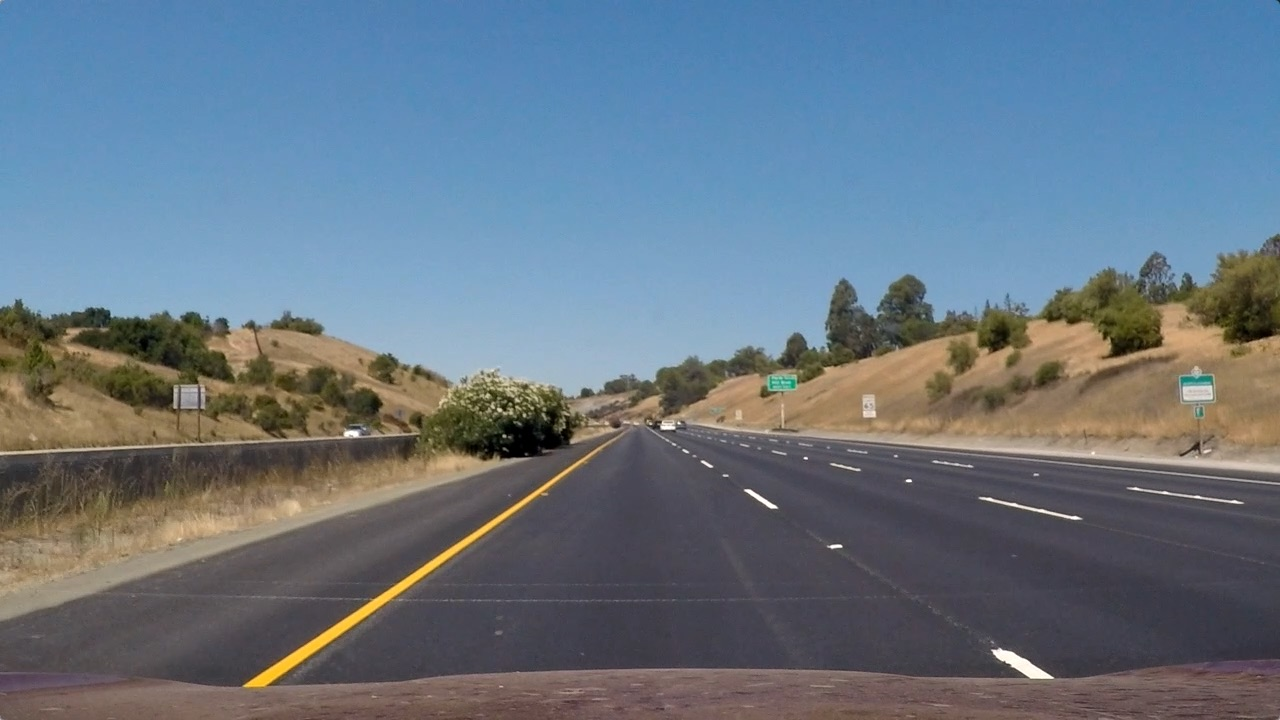
#> input picture test_images/straight_lines1.jpg, 1280 x 720 px, given in place of calibration1.jpg, which was not available
$ jupyter execute --allow-errors main.ipynb   (shell and % lines are left out)   (older library calls are emulated)   (text cells are left out)
#> lines starting #> are read from the running program, lines starting #| are printed output that depends on the picture; after the words box and inside, x2 and y2 are one past the last pixel; in counts of white or black regions, pixels touching at a corner belong together; pictures that were not available may be replaced by others from this repository, and a replacement may not be noted
### helperFunctions.py
#
import numpy as np
import cv2
import matplotlib.pyplot as plt
import matplotlib.image as mpImg
import glob
import sys

global_mtx = 0
global_dist = 0


# [8 lines left out: function display2ImgsSideBySide, not called in this run]


def undistort(image, mtx, dist):
    return cv2.undistort(image, mtx, dist, None, mtx)


def threshold(image, thresh_min = 50, thresh_max = 250, s_thresh_min = 150, s_thresh_max = 255):


    gray = cv2.cvtColor(image, cv2.COLOR_BGR2GRAY)
    sobelx = cv2.Sobel(gray, cv2.CV_64F, 1, 0) # Take the derivative in x
    abs_sobelx = np.absolute(sobelx) # Absolute x derivative to accentuate lines away from horizontal
    scaled_sobel = np.uint8(255*abs_sobelx/np.max(abs_sobelx))
    sxbinary = np.zeros_like(scaled_sobel)
    sxbinary[(scaled_sobel >= thresh_min) & (scaled_sobel <= thresh_max)] = 1
    # Convert to HLS color space and separate the S channel
    # Note: image is the undistorted image
    hls = cv2.cvtColor(image, cv2.COLOR_BGR2HLS)
    sChannel = hls[:,:,2]
    s_binary = np.zeros_like(sChannel)
    s_binary[(sChannel >= s_thresh_min) & (sChannel <= s_thresh_max)] = 1

    # Stack each channel to view their individual contributions in green and blue respectively
    # This returns a stack of the two binary images, whose components you can see as different colors

    # Combine the two binary thresholds
    combined_binary = np.zeros_like(sxbinary)
    combined_binary[(s_binary == 1) | (sxbinary == 1)] = 1
    combined_binary = combined_binary * 255

    return combined_binary

# [177 lines left out: functions transform, areaOfInterest, detectLane, drawLane, pipeline, not called in this run]


def calibrateCam(folderPath, nx=9, ny=6):
#> called with folderPath = 'camera_cal/', nx = 9, ny = 6
    localPath = 'camera_cal/'
    nx = 9 # Number of the inside corners in x.
    ny = 6 # number of the inside corners in y.
    imgShape = mpImg.imread(folderPath + 'calibration1.jpg').shape[1::-1] # Image shape
#> imgShape = (1280, 720)

    calibrationImgs = [] # Calibration images array.

    objPoints = [] # 3D object points in the real world space.
    imgPoints = [] # 3D points in the image plane.

    objP = np.zeros((nx*ny, 3), np.float32)
    objP[:,:2] = np.mgrid[0:nx, 0:ny].T.reshape(-1,2) # x, y coordinates.

    for imgFileName in glob.glob(folderPath + '*.jpg'):
        image = cv2.imread(imgFileName) #read each image.
        gray = cv2.cvtColor(image, cv2.COLOR_BGR2GRAY) # convert to gray
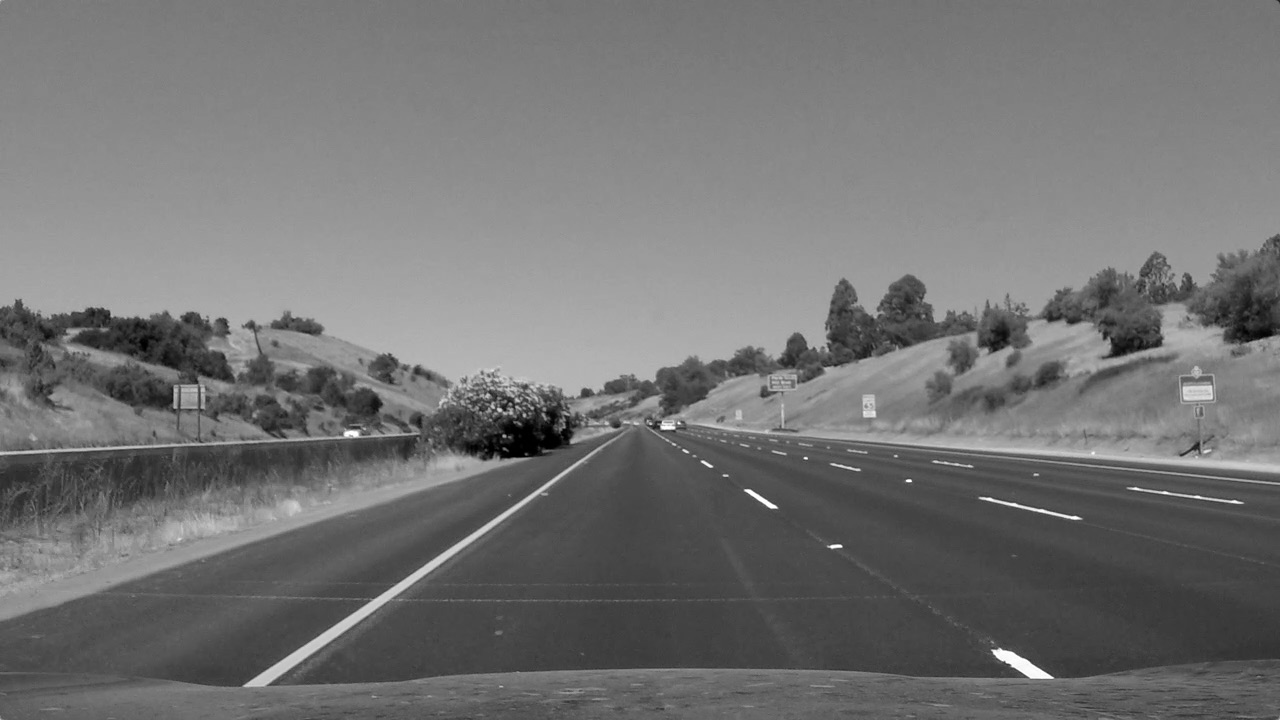
#> gray: shape (720, 1280); min 0, max 255, mean 114.9
        ret, corners = cv2.findChessboardCorners(gray, (nx, ny), None) #find chessboard corners.
#> ret = False; corners = None

        if ret == True: # If corners found, add points, image points.
            imgPoints.append(corners)
            objPoints.append(objP)

            # Draw and display corners
            image = cv2.drawChessboardCorners(image, (nx, ny), corners, ret)
            calibrationImgs.append(image)

    # Camera calibration, given object points, image points, and the shape of the grayscale image:
    ret, mtx, dist, rvecs, tvecs = cv2.calibrateCamera(objPoints, imgPoints, imgShape, None, None)
    global_mtx = mtx
    globa_dist = dist
    return (mtx, dist, calibrationImgs)

### main.ipynb
[cell 1]
import numpy as np
import cv2
import matplotlib.pyplot as plt
import matplotlib.image as mpImg
import glob
import sys
from helperFunctions import *

#> (a cell that did not finish here is left out)

[cell 3]
# read one test image from the calibration image set and undistort it.
imgPathList = glob.glob('camera_cal/calibration*.jpg')
#> (the rest of this cell did not finish here and is left out)

[cell 4]
inputPath = 'test_images/'
outputPath = 'output_images/undistorted/'

# Reading each image from the folder and undistort it.
#> (the rest of this cell did not finish here and is left out)

[cell 5]
# Display a sample from the undistorted image set.
# read a distorted image
imgPathList = glob.glob(inputPath + '*.jpg')
#> (the rest of this cell did not finish here and is left out)

[cell 6]
inputPath = 'output_images/undistorted/'
outputPath = 'output_images/thresholded/'

# Reading each image from the folder and undistort it.
for imgFileName in glob.glob(inputPath + '*.jpg'):
    image = cv2.imread(imgFileName)
    c_b = threshold(image, thresh_min = 20, thresh_max = 255, s_thresh_min = 200, s_thresh_max = 255)
#> in threshold, `hls = cv2.cvtColor(image, cv2.COLOR_BGR2HLS)`: hls: shape (720, 1280, 3); mean of channels 0, 1, 2 85.5, 117, 67
#> in threshold, `sChannel = hls[:,:,2]`:
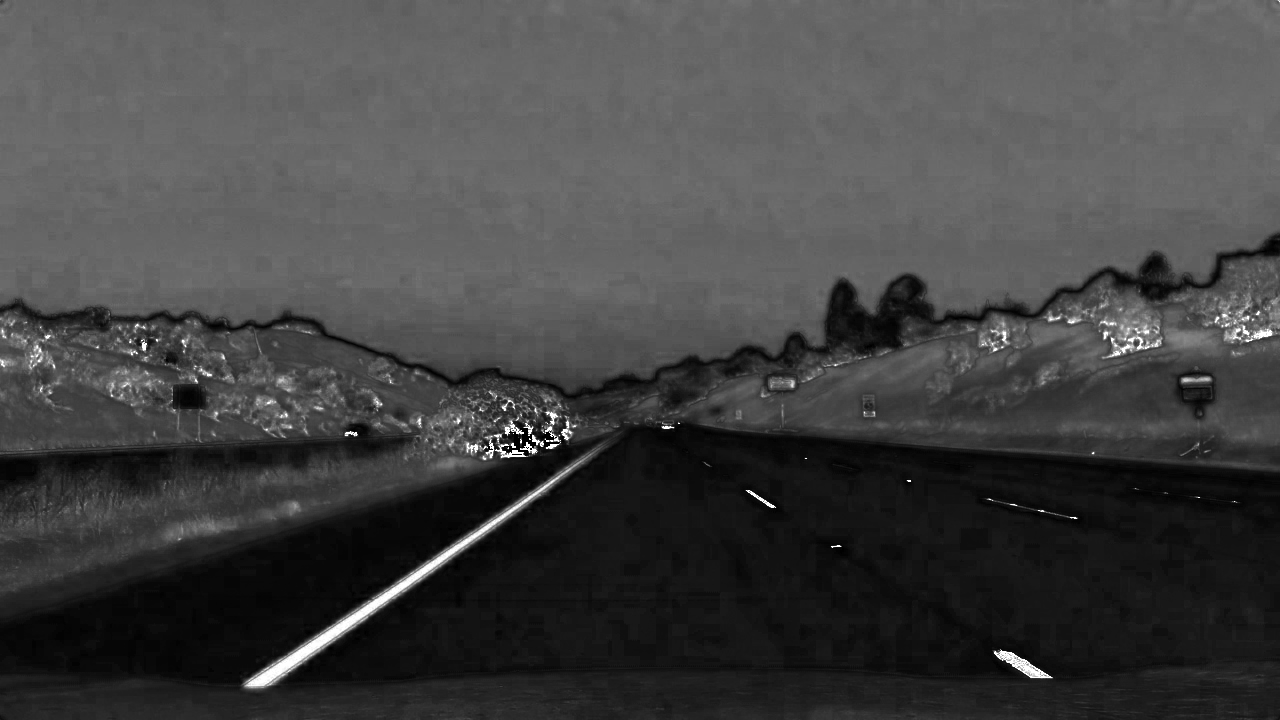
#> sChannel: shape (720, 1280); min 0, max 255, mean 67
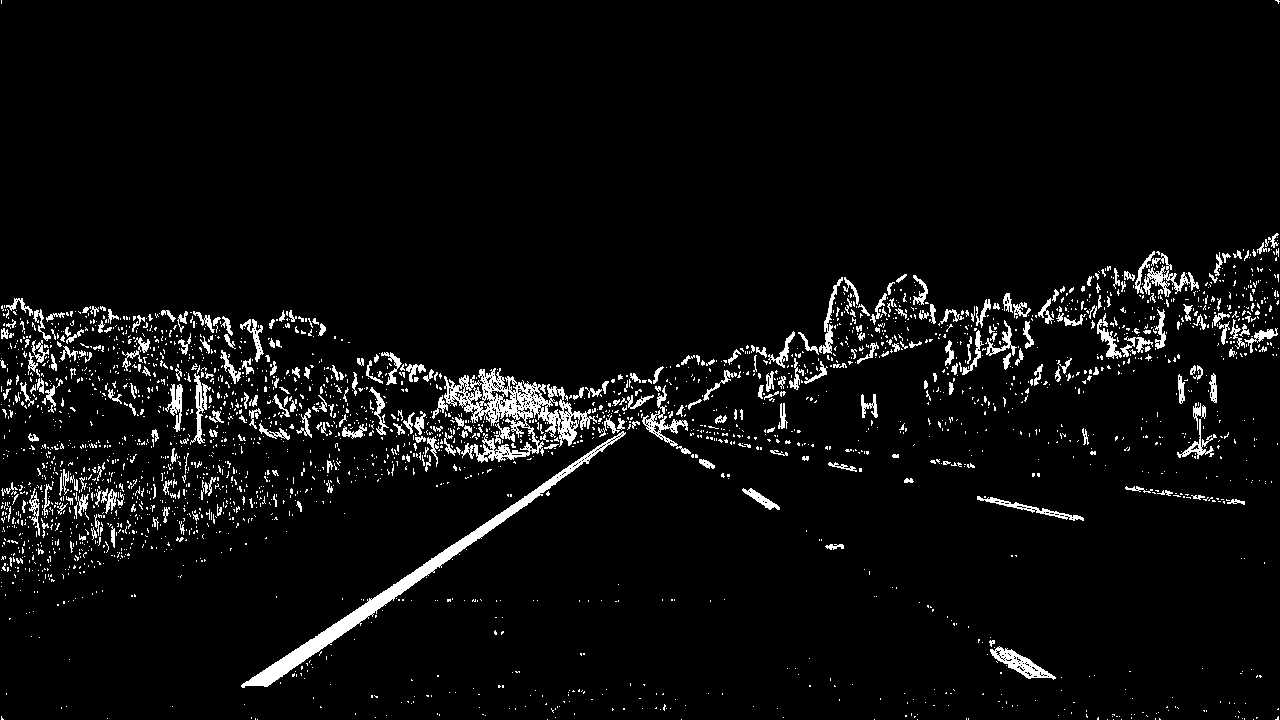
#> c_b: shape (720, 1280); 4.8% white; 2774 white regions (2440 under 20 px), largest, box (x1, y1, x2, y2) and area: (241, 431, 626, 688) 4697, (444, 368, 597, 463) 4675, (990, 646, 1056, 680) 758
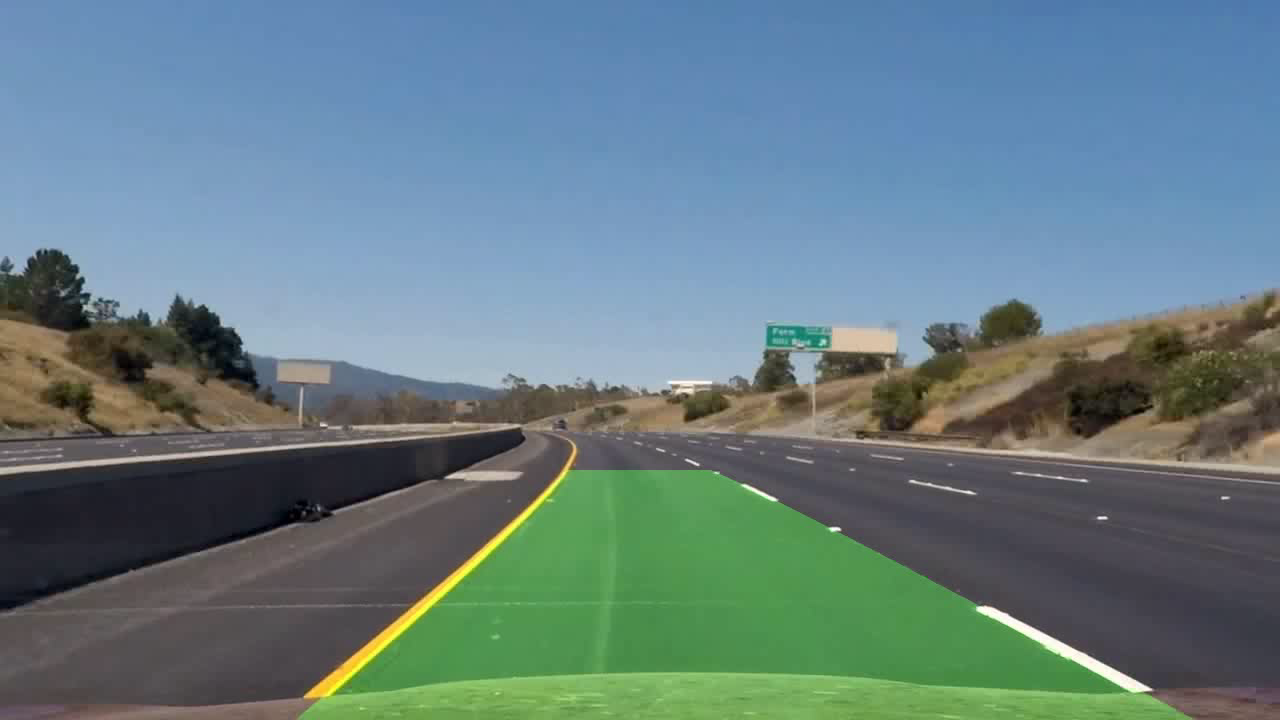
#> input picture frame 4 of output.mp4, 1280 x 720 px, given in place of project_video.mp4, which was not available
#> further down, frame is the input picture: shape (720, 1280, 3); mean B, G, R 130.8, 125.6, 101.8
    outputFileName = outputPath + imgFileName.split('/')[2] # extacting file name
    #c_b = c_b.astype('uint8')
    cv2.imwrite(outputFileName, c_b) # save undistorted image.

print('Done!')

[cell 7]
inputPath = 'output_images/thresholded/'

imgPathList = glob.glob(outputPath + '*.jpg')
#> (the rest of this cell did not finish here and is left out)

[cell 8]
# point to draw the polygon.
pts = np.array([[210,710],[1180,710],[750, 460], [570, 460]], np.int32)

pts = pts.reshape((-1,1,2))
#image with source points drawn on it.
#> (the rest of this cell did not finish here and is left out)

[cell 9]
# Applying prespective transfomation.
from helperFunctions import *


inputPath = 'output_images/thresholded/'
outputPath = 'output_images/transformed/'
Minv = 0
# Reading each image from the folder and undistort it.
for imgFileName in glob.glob(inputPath + '*.jpg'):
    image = cv2.imread(imgFileName)
    Minv, binary_warped = transform(image)
    outputFileName = outputPath + imgFileName.split('/')[2] # extacting file name
    cv2.imwrite(outputFileName, binary_warped[:,:,2]) # save warped image.

print('Done!')

[cell 10]
inputPath = 'output_images/transformed/'

imgPathList = glob.glob(outputPath + '*.jpg')
#> (the rest of this cell did not finish here and is left out)

#> (a cell that did not finish here is left out)

#> (a cell that did not finish here is left out)

[cell 13]
ym_per_pix = 20/720.0 # meters per pixel in y dimension
xm_per_pix = 3.7/460.0 # meters per pixel in x dimension
y_eval = 720
midx = 710

#> (the rest of this cell did not finish here and is left out)

#> (a cell that did not finish here is left out)

[cell 15]
inputPath = 'test_images/'
outputPath = 'output_images/pipeline_output/'
Minv = 0
# Reading each image from the folder and undistort it.
#> (the rest of this cell did not finish here and is left out)

[cell 16]
# Read in the video
cap = cv2.VideoCapture('./project_video.mp4')

# Get the input video frame dimentions and define the codec and create VideoWriter object
w = cap.get(cv2.CAP_PROP_FRAME_WIDTH);
h = cap.get(cv2.CAP_PROP_FRAME_HEIGHT);
fourcc = cv2.VideoWriter_fourcc(*'mp4v')
out = cv2.VideoWriter('output.mp4',fourcc, 15.0, (int(w),int(h)))

#> (the rest of this cell did not finish here and is left out)
